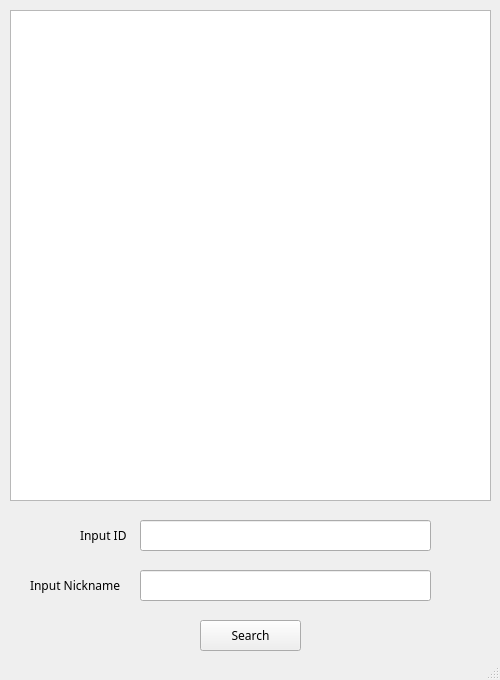
<?xml version="1.0" encoding="UTF-8"?>
<ui version="4.0">
 <class>MainWindow</class>
 <widget class="QMainWindow" name="MainWindow">
  <property name="geometry">
   <rect>
    <x>0</x>
    <y>0</y>
    <width>500</width>
    <height>680</height>
   </rect>
  </property>
  <property name="font">
   <font>
    <family>Yu Gothic Medium</family>
   </font>
  </property>
  <property name="acceptDrops">
   <bool>false</bool>
  </property>
  <property name="windowTitle">
   <string>Mafia42 User Search Client</string>
  </property>
  <property name="windowIcon">
   <iconset>
    <normaloff>C:/Users/Joo/Documents/joo/main/지나/지나당근.ico</normaloff>C:/Users/Joo/Documents/joo/main/지나/지나당근.ico</iconset>
  </property>
  <widget class="QWidget" name="centralwidget">
   <widget class="QPushButton" name="searchbtn">
    <property name="geometry">
     <rect>
      <x>200</x>
      <y>620</y>
      <width>101</width>
      <height>31</height>
     </rect>
    </property>
    <property name="text">
     <string>Search</string>
    </property>
   </widget>
   <widget class="QTextBrowser" name="console">
    <property name="geometry">
     <rect>
      <x>10</x>
      <y>10</y>
      <width>481</width>
      <height>491</height>
     </rect>
    </property>
   </widget>
   <widget class="QLineEdit" name="idinput">
    <property name="geometry">
     <rect>
      <x>140</x>
      <y>520</y>
      <width>291</width>
      <height>31</height>
     </rect>
    </property>
   </widget>
   <widget class="QLineEdit" name="nickinput">
    <property name="geometry">
     <rect>
      <x>140</x>
      <y>570</y>
      <width>291</width>
      <height>31</height>
     </rect>
    </property>
   </widget>
   <widget class="QLabel" name="label">
    <property name="geometry">
     <rect>
      <x>80</x>
      <y>520</y>
      <width>51</width>
      <height>31</height>
     </rect>
    </property>
    <property name="text">
     <string>Input ID</string>
    </property>
   </widget>
   <widget class="QLabel" name="label_2">
    <property name="geometry">
     <rect>
      <x>30</x>
      <y>570</y>
      <width>101</width>
      <height>31</height>
     </rect>
    </property>
    <property name="text">
     <string>Input Nickname</string>
    </property>
   </widget>
  </widget>
  <widget class="QStatusBar" name="statusbar"/>
 </widget>
 <resources/>
 <connections/>
</ui>
